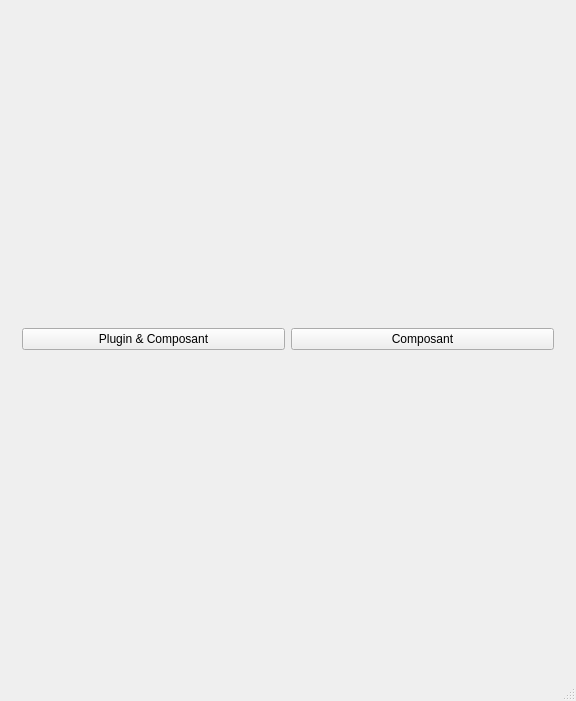
<?xml version="1.0" encoding="UTF-8"?>
<ui version="4.0">
 <class>SWGeneratorClass</class>
 <widget class="QMainWindow" name="SWGeneratorClass">
  <property name="geometry">
   <rect>
    <x>0</x>
    <y>0</y>
    <width>574</width>
    <height>701</height>
   </rect>
  </property>
  <property name="windowTitle">
   <string>SWGenerator</string>
  </property>
  <widget class="QWidget" name="centralWidget">
   <layout class="QGridLayout" name="gridLayout_4">
    <item row="0" column="0">
     <widget class="QStackedWidget" name="stackedWidget">
      <property name="currentIndex">
       <number>0</number>
      </property>
      <widget class="QWidget" name="page_6">
       <layout class="QGridLayout" name="gridLayout_10">
        <item row="0" column="0">
         <widget class="QPushButton" name="pb_plugin">
          <property name="text">
           <string>Plugin &amp;&amp; Composant</string>
          </property>
         </widget>
        </item>
        <item row="0" column="1">
         <widget class="QPushButton" name="pb_component">
          <property name="text">
           <string>Composant</string>
          </property>
         </widget>
        </item>
       </layout>
      </widget>
      <widget class="QWidget" name="page">
       <layout class="QGridLayout" name="gridLayout_8">
        <item row="0" column="0">
         <layout class="QGridLayout" name="gridLayout_2">
          <item row="0" column="0">
           <spacer name="horizontalSpacer">
            <property name="orientation">
             <enum>Qt::Horizontal</enum>
            </property>
            <property name="sizeHint" stdset="0">
             <size>
              <width>97</width>
              <height>35</height>
             </size>
            </property>
           </spacer>
          </item>
          <item row="0" column="1">
           <widget class="QLabel" name="L_PluginName">
            <property name="font">
             <font>
              <family>Levenim MT</family>
              <pointsize>22</pointsize>
             </font>
            </property>
            <property name="text">
             <string>Plugin name</string>
            </property>
            <property name="alignment">
             <set>Qt::AlignCenter</set>
            </property>
           </widget>
          </item>
          <item row="0" column="2">
           <spacer name="horizontalSpacer_2">
            <property name="orientation">
             <enum>Qt::Horizontal</enum>
            </property>
            <property name="sizeHint" stdset="0">
             <size>
              <width>148</width>
              <height>35</height>
             </size>
            </property>
           </spacer>
          </item>
         </layout>
        </item>
        <item row="1" column="0">
         <widget class="QStackedWidget" name="SW_Plugin">
          <property name="currentIndex">
           <number>0</number>
          </property>
          <widget class="QWidget" name="page_3">
           <layout class="QGridLayout" name="gridLayout_3">
            <item row="1" column="1">
             <widget class="QLabel" name="label_5">
              <property name="text">
               <string>La construction d'un plugin nécessite 3 niveaux de namespace.</string>
              </property>
              <property name="alignment">
               <set>Qt::AlignCenter</set>
              </property>
             </widget>
            </item>
            <item row="2" column="0">
             <spacer name="horizontalSpacer_3">
              <property name="orientation">
               <enum>Qt::Horizontal</enum>
              </property>
              <property name="sizeHint" stdset="0">
               <size>
                <width>40</width>
                <height>20</height>
               </size>
              </property>
             </spacer>
            </item>
            <item row="2" column="1">
             <layout class="QGridLayout" name="gridLayout">
              <item row="0" column="0">
               <layout class="QVBoxLayout" name="verticalLayout">
                <item>
                 <widget class="QLabel" name="label">
                  <property name="text">
                   <string>Namespace 1 : </string>
                  </property>
                  <property name="alignment">
                   <set>Qt::AlignRight|Qt::AlignTrailing|Qt::AlignVCenter</set>
                  </property>
                 </widget>
                </item>
                <item>
                 <widget class="QLabel" name="label_3">
                  <property name="text">
                   <string>Namespace 2 : </string>
                  </property>
                  <property name="alignment">
                   <set>Qt::AlignRight|Qt::AlignTrailing|Qt::AlignVCenter</set>
                  </property>
                 </widget>
                </item>
                <item>
                 <widget class="QLabel" name="label_4">
                  <property name="text">
                   <string>Namespace 3 : </string>
                  </property>
                  <property name="alignment">
                   <set>Qt::AlignRight|Qt::AlignTrailing|Qt::AlignVCenter</set>
                  </property>
                 </widget>
                </item>
                <item>
                 <widget class="QLabel" name="label_6">
                  <property name="text">
                   <string>Output dir : </string>
                  </property>
                  <property name="alignment">
                   <set>Qt::AlignRight|Qt::AlignTrailing|Qt::AlignVCenter</set>
                  </property>
                 </widget>
                </item>
                <item>
                 <widget class="QLabel" name="label_7">
                  <property name="text">
                   <string>Author : </string>
                  </property>
                  <property name="alignment">
                   <set>Qt::AlignRight|Qt::AlignTrailing|Qt::AlignVCenter</set>
                  </property>
                 </widget>
                </item>
               </layout>
              </item>
              <item row="0" column="1">
               <layout class="QVBoxLayout" name="verticalLayout_2">
                <item>
                 <widget class="QLineEdit" name="LE_namespace1"/>
                </item>
                <item>
                 <widget class="QLineEdit" name="LE_namespace2"/>
                </item>
                <item>
                 <widget class="QLineEdit" name="LE_namespace3"/>
                </item>
                <item>
                 <widget class="QLineEdit" name="LE_OutputDir">
                  <property name="minimumSize">
                   <size>
                    <width>420</width>
                    <height>0</height>
                   </size>
                  </property>
                 </widget>
                </item>
                <item>
                 <widget class="QLineEdit" name="LE_Author"/>
                </item>
               </layout>
              </item>
             </layout>
            </item>
            <item row="2" column="2">
             <spacer name="horizontalSpacer_4">
              <property name="orientation">
               <enum>Qt::Horizontal</enum>
              </property>
              <property name="sizeHint" stdset="0">
               <size>
                <width>40</width>
                <height>20</height>
               </size>
              </property>
             </spacer>
            </item>
            <item row="3" column="1">
             <widget class="QGroupBox" name="groupBox">
              <property name="sizePolicy">
               <sizepolicy hsizetype="Preferred" vsizetype="MinimumExpanding">
                <horstretch>0</horstretch>
                <verstretch>0</verstretch>
               </sizepolicy>
              </property>
              <property name="title">
               <string>Lib dependency</string>
              </property>
              <layout class="QGridLayout" name="gridLayout_6">
               <item row="0" column="0">
                <widget class="QListWidget" name="LW_libDependency">
                 <property name="sizePolicy">
                  <sizepolicy hsizetype="Expanding" vsizetype="MinimumExpanding">
                   <horstretch>0</horstretch>
                   <verstretch>0</verstretch>
                  </sizepolicy>
                 </property>
                </widget>
               </item>
              </layout>
             </widget>
            </item>
           </layout>
          </widget>
          <widget class="QWidget" name="page_4">
           <layout class="QGridLayout" name="gridLayout_5">
            <item row="0" column="0">
             <layout class="QHBoxLayout" name="horizontalLayout_3">
              <item>
               <spacer name="horizontalSpacer_8">
                <property name="orientation">
                 <enum>Qt::Horizontal</enum>
                </property>
                <property name="sizeHint" stdset="0">
                 <size>
                  <width>40</width>
                  <height>20</height>
                 </size>
                </property>
               </spacer>
              </item>
              <item>
               <widget class="QLabel" name="label_2">
                <property name="text">
                 <string>Number of components :</string>
                </property>
               </widget>
              </item>
              <item>
               <widget class="QSpinBox" name="spinBox"/>
              </item>
              <item>
               <spacer name="horizontalSpacer_7">
                <property name="orientation">
                 <enum>Qt::Horizontal</enum>
                </property>
                <property name="sizeHint" stdset="0">
                 <size>
                  <width>40</width>
                  <height>20</height>
                 </size>
                </property>
               </spacer>
              </item>
             </layout>
            </item>
            <item row="1" column="0">
             <widget class="QScrollArea" name="scrollArea">
              <property name="sizePolicy">
               <sizepolicy hsizetype="Expanding" vsizetype="Expanding">
                <horstretch>0</horstretch>
                <verstretch>0</verstretch>
               </sizepolicy>
              </property>
              <property name="frameShape">
               <enum>QFrame::NoFrame</enum>
              </property>
              <property name="widgetResizable">
               <bool>true</bool>
              </property>
              <widget class="QWidget" name="scrollAreaWidgetContents">
               <property name="geometry">
                <rect>
                 <x>0</x>
                 <y>0</y>
                 <width>100</width>
                 <height>30</height>
                </rect>
               </property>
               <layout class="QGridLayout" name="gridLayout_9"/>
              </widget>
             </widget>
            </item>
           </layout>
          </widget>
          <widget class="QWidget" name="page_5">
           <layout class="QGridLayout" name="gridLayout_7">
            <item row="0" column="0">
             <spacer name="horizontalSpacer_6">
              <property name="orientation">
               <enum>Qt::Horizontal</enum>
              </property>
              <property name="sizeHint" stdset="0">
               <size>
                <width>278</width>
                <height>20</height>
               </size>
              </property>
             </spacer>
            </item>
            <item row="0" column="1" colspan="2">
             <widget class="QPushButton" name="Pb_make">
              <property name="font">
               <font>
                <family>Segoe Script</family>
                <pointsize>36</pointsize>
                <weight>75</weight>
                <bold>true</bold>
               </font>
              </property>
              <property name="text">
               <string/>
              </property>
              <property name="icon">
               <iconset resource="SWGenerator.qrc">
                <normaloff>:/SWGenerator/Resources/start-icon.png</normaloff>:/SWGenerator/Resources/start-icon.png</iconset>
              </property>
              <property name="iconSize">
               <size>
                <width>166</width>
                <height>166</height>
               </size>
              </property>
              <property name="flat">
               <bool>true</bool>
              </property>
             </widget>
            </item>
            <item row="0" column="3">
             <spacer name="horizontalSpacer_9">
              <property name="orientation">
               <enum>Qt::Horizontal</enum>
              </property>
              <property name="sizeHint" stdset="0">
               <size>
                <width>278</width>
                <height>20</height>
               </size>
              </property>
             </spacer>
            </item>
            <item row="1" column="0" colspan="4">
             <widget class="QTextBrowser" name="TE_log"/>
            </item>
           </layout>
          </widget>
         </widget>
        </item>
        <item row="2" column="0">
         <layout class="QHBoxLayout" name="horizontalLayout">
          <item>
           <spacer name="horizontalSpacer_5">
            <property name="orientation">
             <enum>Qt::Horizontal</enum>
            </property>
            <property name="sizeHint" stdset="0">
             <size>
              <width>40</width>
              <height>20</height>
             </size>
            </property>
           </spacer>
          </item>
          <item>
           <widget class="QPushButton" name="PB_Prev">
            <property name="maximumSize">
             <size>
              <width>32</width>
              <height>32</height>
             </size>
            </property>
            <property name="text">
             <string/>
            </property>
            <property name="icon">
             <iconset resource="SWGenerator.qrc">
              <normaloff>:/SWGenerator/Resources/prev.png</normaloff>:/SWGenerator/Resources/prev.png</iconset>
            </property>
            <property name="iconSize">
             <size>
              <width>24</width>
              <height>24</height>
             </size>
            </property>
           </widget>
          </item>
          <item>
           <widget class="QPushButton" name="PB_Next">
            <property name="maximumSize">
             <size>
              <width>32</width>
              <height>32</height>
             </size>
            </property>
            <property name="text">
             <string/>
            </property>
            <property name="icon">
             <iconset resource="SWGenerator.qrc">
              <normaloff>:/SWGenerator/Resources/next.png</normaloff>:/SWGenerator/Resources/next.png</iconset>
            </property>
            <property name="iconSize">
             <size>
              <width>24</width>
              <height>24</height>
             </size>
            </property>
           </widget>
          </item>
         </layout>
        </item>
       </layout>
      </widget>
      <widget class="QWidget" name="page_2">
       <layout class="QGridLayout" name="gridLayout_11">
        <item row="0" column="0">
         <widget class="QStackedWidget" name="sw_component">
          <property name="currentIndex">
           <number>0</number>
          </property>
          <widget class="QWidget" name="page_9">
           <layout class="QGridLayout" name="gridLayout_14">
            <item row="0" column="0">
             <widget class="QLabel" name="label_8">
              <property name="font">
               <font>
                <family>Segoe UI</family>
                <pointsize>14</pointsize>
               </font>
              </property>
              <property name="text">
               <string>Selection du plugin :</string>
              </property>
             </widget>
            </item>
            <item row="1" column="0" colspan="2">
             <widget class="QListWidget" name="lw_listplugin">
              <property name="editTriggers">
               <set>QAbstractItemView::DoubleClicked</set>
              </property>
             </widget>
            </item>
            <item row="0" column="1">
             <widget class="QPushButton" name="pb_reload">
              <property name="maximumSize">
               <size>
                <width>57</width>
                <height>16777215</height>
               </size>
              </property>
              <property name="text">
               <string>Reload</string>
              </property>
             </widget>
            </item>
           </layout>
          </widget>
          <widget class="QWidget" name="page_7">
           <layout class="QGridLayout" name="gridLayout_12">
            <item row="0" column="0">
             <layout class="QVBoxLayout" name="v_cp"/>
            </item>
           </layout>
          </widget>
          <widget class="QWidget" name="page_8">
           <layout class="QGridLayout" name="gridLayout_13">
            <item row="0" column="0">
             <spacer name="horizontalSpacer_12">
              <property name="orientation">
               <enum>Qt::Horizontal</enum>
              </property>
              <property name="sizeHint" stdset="0">
               <size>
                <width>162</width>
                <height>20</height>
               </size>
              </property>
             </spacer>
            </item>
            <item row="0" column="1">
             <widget class="QPushButton" name="Pb_make_2">
              <property name="font">
               <font>
                <family>Segoe Script</family>
                <pointsize>36</pointsize>
                <weight>75</weight>
                <bold>true</bold>
               </font>
              </property>
              <property name="text">
               <string/>
              </property>
              <property name="icon">
               <iconset resource="SWGenerator.qrc">
                <normaloff>:/SWGenerator/Resources/start-icon.png</normaloff>:/SWGenerator/Resources/start-icon.png</iconset>
              </property>
              <property name="iconSize">
               <size>
                <width>166</width>
                <height>166</height>
               </size>
              </property>
              <property name="flat">
               <bool>true</bool>
              </property>
             </widget>
            </item>
            <item row="0" column="2">
             <spacer name="horizontalSpacer_11">
              <property name="orientation">
               <enum>Qt::Horizontal</enum>
              </property>
              <property name="sizeHint" stdset="0">
               <size>
                <width>162</width>
                <height>20</height>
               </size>
              </property>
             </spacer>
            </item>
            <item row="1" column="0" colspan="3">
             <widget class="QTextBrowser" name="TE_log_2"/>
            </item>
           </layout>
          </widget>
         </widget>
        </item>
        <item row="1" column="0">
         <layout class="QHBoxLayout" name="horizontalLayout_2">
          <item>
           <spacer name="horizontalSpacer_10">
            <property name="orientation">
             <enum>Qt::Horizontal</enum>
            </property>
            <property name="sizeHint" stdset="0">
             <size>
              <width>40</width>
              <height>20</height>
             </size>
            </property>
           </spacer>
          </item>
          <item>
           <widget class="QPushButton" name="PB_Prev_2">
            <property name="maximumSize">
             <size>
              <width>32</width>
              <height>32</height>
             </size>
            </property>
            <property name="text">
             <string/>
            </property>
            <property name="icon">
             <iconset resource="SWGenerator.qrc">
              <normaloff>:/SWGenerator/Resources/prev.png</normaloff>:/SWGenerator/Resources/prev.png</iconset>
            </property>
            <property name="iconSize">
             <size>
              <width>24</width>
              <height>24</height>
             </size>
            </property>
           </widget>
          </item>
          <item>
           <widget class="QPushButton" name="PB_Next_2">
            <property name="maximumSize">
             <size>
              <width>32</width>
              <height>32</height>
             </size>
            </property>
            <property name="text">
             <string/>
            </property>
            <property name="icon">
             <iconset resource="SWGenerator.qrc">
              <normaloff>:/SWGenerator/Resources/next.png</normaloff>:/SWGenerator/Resources/next.png</iconset>
            </property>
            <property name="iconSize">
             <size>
              <width>24</width>
              <height>24</height>
             </size>
            </property>
           </widget>
          </item>
         </layout>
        </item>
       </layout>
      </widget>
     </widget>
    </item>
   </layout>
  </widget>
  <widget class="QStatusBar" name="statusBar"/>
 </widget>
 <layoutdefault spacing="6" margin="11"/>
 <resources>
  <include location="SWGenerator.qrc"/>
 </resources>
 <connections/>
</ui>
